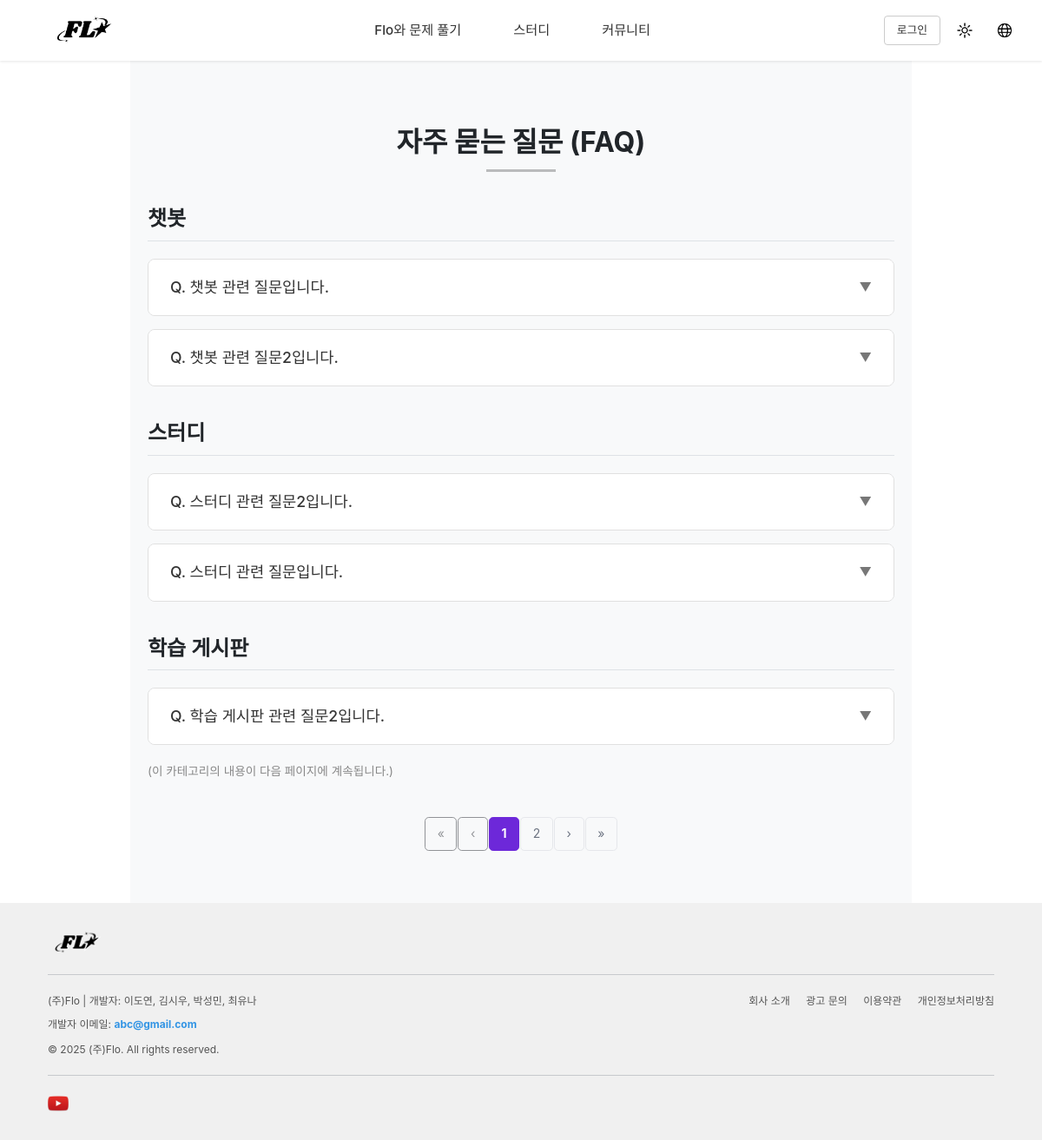
The app's page /flo/faq/, older data.
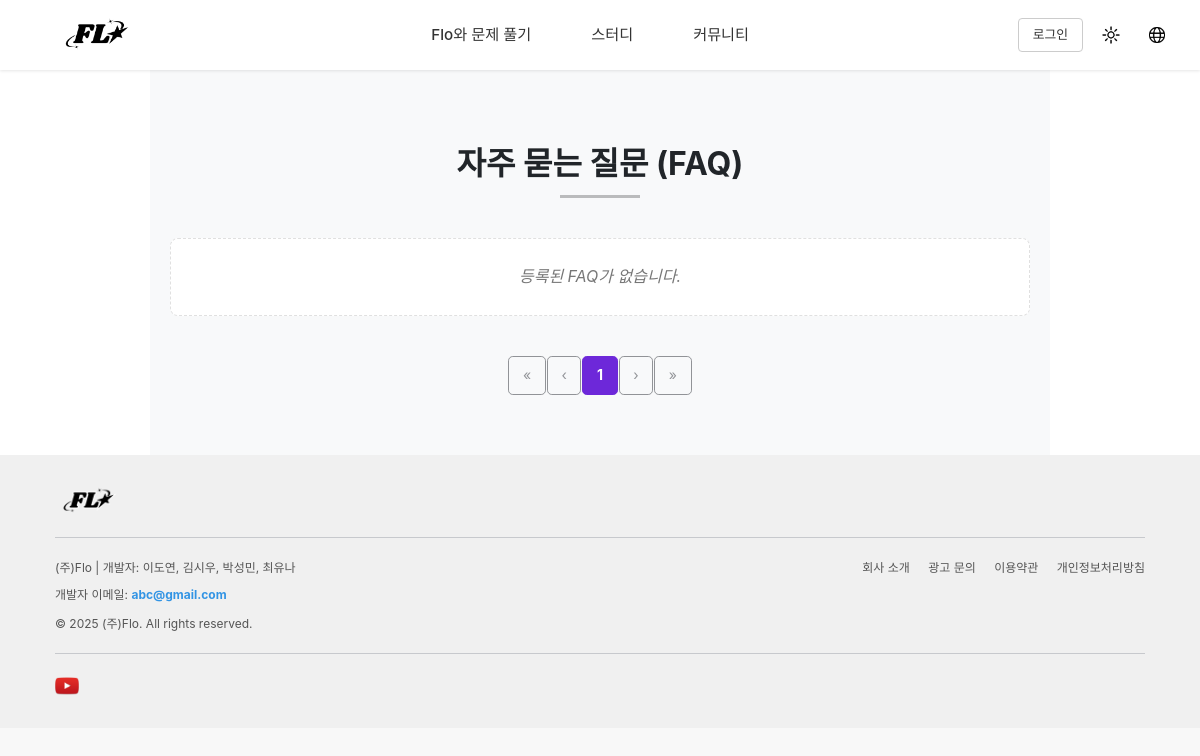
The same page, newer data.
### flo/models.py (models this page shows, shortened)
class FAQCategory(models.Model):
    name = models.CharField(max_length=100, unique=True, verbose_name="FAQ 카테고리명")
    class Meta:
        verbose_name = "FAQ 카테고리"
        verbose_name_plural = "FAQ 카테고리 목록"

class FAQItem(models.Model):
    category = models.ForeignKey(FAQCategory, on_delete=models.CASCADE, related_name='faq_items', verbose_name="FAQ 카테고리")
    question = models.CharField(max_length=255, verbose_name="질문")
    answer = models.TextField(verbose_name="답변")
    order = models.PositiveIntegerField(default=0, help_text="표시 순서 (낮을수록 먼저)")
    class Meta:
        verbose_name = "FAQ 항목"
        verbose_name_plural = "FAQ 항목 목록"
        ordering = ['category', 'order', 'question']

### flo/views.py (the view)
# urls.py: path('faq/', views.faq_list, name='faq_list'),
def faq_list(request):
    all_faq_items_list_qs = FAQItem.objects.select_related('category').order_by('category_id', 'order', 'pk')
    paginator = Paginator(all_faq_items_list_qs, 5)
    page_number = request.GET.get('page')
    page_obj = None
    try:
        page_obj = paginator.page(page_number)
    except PageNotAnInteger:
        page_obj = paginator.page(1)
    except EmptyPage:
        page_obj = paginator.page(paginator.num_pages if paginator.num_pages > 0 else 1)
    grouped_faq_list_for_template = []
    if page_obj and page_obj.object_list:
        current_page_items_list = list(page_obj.object_list)
        for category_obj, items_in_group_iter in groupby(current_page_items_list, key=lambda item: item.category):
            items_in_group = list(items_in_group_iter) # groupby 결과도 리스트로 변환
            show_more = False
            if page_obj.has_next():
                try:
                    next_page_check = paginator.page(page_obj.next_page_number())
                    if items_in_group and current_page_items_list and items_in_group[-1] == current_page_items_list[-1]:
                        if any(item.category_id == category_obj.id for item in next_page_check.object_list):
                            show_more = True
                except EmptyPage:
                    pass # 다음 페이지가 비어있는 경우는 로직상 문제 없음
            grouped_faq_list_for_template.append({
                'grouper': category_obj,
                'list': items_in_group,
                'show_more_indicator': show_more,
            })
    context = {
        'page_obj': page_obj,
        'category_list_from_view': grouped_faq_list_for_template,
    }
    return render(request, 'flo/faq/faq.html', context)

### flo/templates/flo/faq/faq.html (shortened to what this page needs)
{% extends "flo/base.html" %}
{% load static %}
{% block extra_css %}
<link rel="stylesheet" href="{% static 'flo/css/faq/faq.css' %}">
{% endblock %}
{% block content %}
<div class="faq-page">
    <div class="faq-header">
        <h2>자주 묻는 질문 (FAQ)</h2>
        <hr>
    </div>
    {% if page_obj and page_obj.object_list %}
        {% for group_info in category_list_from_view %}
            <section class="faq-category">
                <h3>{{ group_info.grouper.name }}</h3>
                {% for item in group_info.list %}
                <details class="faq-item">
                    <summary class="faq-question">
                        Q. {{ item.question }}
                    </summary>
                </details>
                {% endfor %}
                {% if group_info.show_more_indicator %}
                    <div class="more-items-indicator">
                        (이 카테고리의 내용이 다음 페이지에 계속됩니다.)
                    </div>
                {% endif %}
            </section>
        {% empty %}
            <p>표시할 FAQ가 없습니다.</p>
        {% endfor %}
    {% else %}
        <p>등록된 FAQ가 없습니다.</p>
    {% endif %}
    <nav aria-label="Page navigation">
        <ul class="pagination">
            {% if page_obj %}
                <li class="page-item {% if not page_obj.has_previous %}disabled{% endif %}">
                    <a class="page-link" href="{% if page_obj.has_previous %}?page=1{% else %}#{% endif %}" aria-label="First">«</a>
                </li>
                <li class="page-item {% if not page_obj.has_previous %}disabled{% endif %}">
                    <a class="page-link" href="{% if page_obj.has_previous %}?page={{ page_obj.previous_page_number }}{% else %}#{% endif %}" aria-label="Previous">‹</a>
                </li>
                {% for i in page_obj.paginator.page_range %}
                    {% if page_obj.number == i %}
                        <li class="page-item active" aria-current="page"><span class="page-link">{{ i }}</span></li>
                    {% elif i >= page_obj.number|add:'-2' and i <= page_obj.number|add:'2' %}
                        <li class="page-item"><a class="page-link" href="?page={{ i }}">{{ i }}</a></li>
                    {% elif i == page_obj.number|add:'-3' and page_obj.number > 4 %}
                        <li class="page-item disabled"><span class="page-link">...</span></li>
                    {% elif i == page_obj.number|add:'3' and page_obj.number < page_obj.paginator.num_pages|add:'-3' %}
                         <li class="page-item disabled"><span class="page-link">...</span></li>
                    {% endif %}
                {% endfor %}
                <li class="page-item {% if not page_obj.has_next %}disabled{% endif %}">
                    <a class="page-link" href="{% if page_obj.has_next %}?page={{ page_obj.next_page_number }}{% else %}#{% endif %}" aria-label="Next">›</a>
                </li>
                <li class="page-item {% if not page_obj.has_next %}disabled{% endif %}">
                    <a class="page-link" href="{% if page_obj.has_next %}?page={{ page_obj.paginator.num_pages }}{% else %}#{% endif %}" aria-label="Last">»</a>
                </li>
            {% else %}
                <li class="page-item disabled">
                    <span class="page-link" aria-label="First">«</span>
                </li>
                <li class="page-item disabled">
                    <span class="page-link" aria-label="Previous">‹</span>
                </li>
                <li class="page-item active" aria-current="page">
                    <span class="page-link">1</span>
                </li>
                <li class="page-item disabled">
                    <span class="page-link" aria-label="Next">›</span>
                </li>
                <li class="page-item disabled">
                    <span class="page-link" aria-label="Last">»</span>
                </li>
            {% endif %}
        </ul>
    </nav>
</div>
{% endblock %}

Row changes from the older to the newer data that the page shows:
removed FAQCategory: grouper.name "챗봇"
removed FAQItem: question "챗봇 관련 질문입니다.", shown under "챗봇"
removed FAQItem: question "챗봇 관련 질문2입니다.", shown under "챗봇"
removed FAQCategory: grouper.name "스터디"
removed FAQItem: question "스터디 관련 질문2입니다.", shown under "스터디"
removed FAQItem: question "스터디 관련 질문입니다.", shown under "스터디"
removed FAQCategory: grouper.name "학습 게시판", shows "(이 카테고리의 내용이 다음 페이지에 계속됩니다.)"
removed FAQItem: question "학습 게시판 관련 질문2입니다.", shown under "학습 게시판"
Text that changed along with them:
text now shown: "등록된 FAQ가 없습니다. 1"
list line gone: "1"
list line gone: "2"
